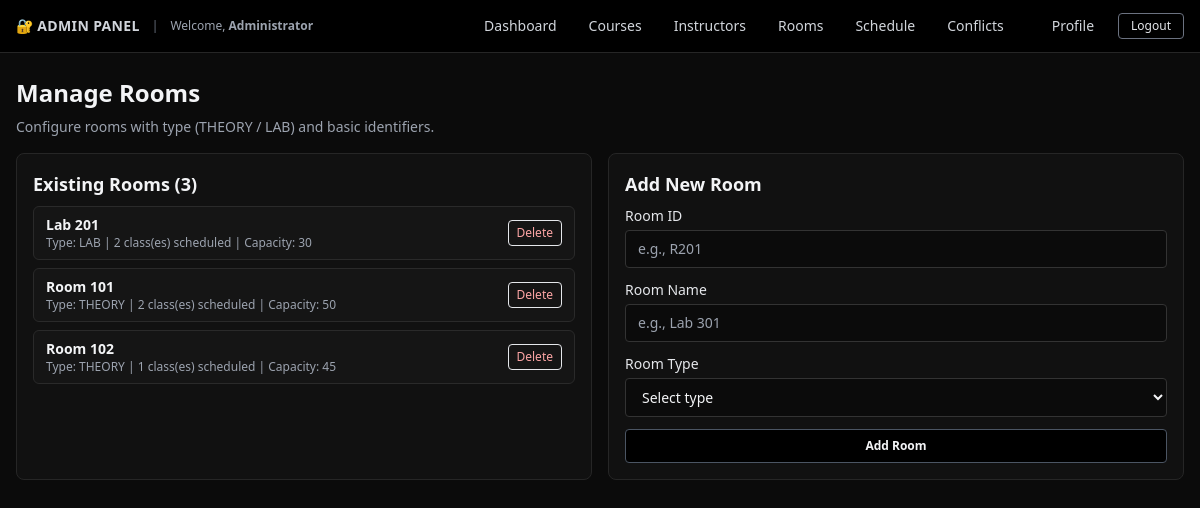
Page /pages/admin/rooms.php (signed in) on the committed database.
### tables this page shows
CREATE TABLE rooms (
  id VARCHAR(20) PRIMARY KEY,
  name VARCHAR(255) NOT NULL,
  type ENUM('THEORY', 'LAB') NOT NULL,
  capacity INT DEFAULT 40,
  created_at TIMESTAMP DEFAULT CURRENT_TIMESTAMP,
  updated_at TIMESTAMP DEFAULT CURRENT_TIMESTAMP ON UPDATE CURRENT_TIMESTAMP
);

### includes/data.php (called while the page is built, shortened)
<?php
require_once __DIR__ . '/../config/db.php';
function getRooms() {
    global $conn;
    $result = $conn->query("SELECT * FROM rooms ORDER BY name ASC");
    $rooms = [];
    while ($row = $result->fetch_assoc()) {
        $rooms[] = $row;
    }
    return $rooms;
}
function getScheduleEntries() {
    global $conn;
    $result = $conn->query("SELECT * FROM schedule_entries ORDER BY timeslot_id ASC");
    $entries = [];
    while ($row = $result->fetch_assoc()) {
        $entries[] = $row;
    }
    return $entries;
}
?>

### pages/admin/rooms.php (the view, shortened to what this page needs)
<?php
include 'includes/admin_shell.php';
include 'includes/data.php';
$rooms = getRooms();
$scheduleEntries = getScheduleEntries();
?>
<h1 class="text-2xl font-bold mb-2 text-gray-100">
    Manage Rooms
</h1>
<p class="text-sm text-gray-400 mb-4">
    Configure rooms with type (THEORY / LAB) and basic identifiers.
</p>
<div class="grid gap-4 md:grid-cols-2">
    <div class="bg-[#111111] border border-[#262626] rounded-lg p-4">
        <h2 class="text-lg font-semibold mb-2 text-gray-100">
            Existing Rooms (<?php echo count($rooms); ?>)
        </h2>
        <ul class="space-y-2 text-sm">
            <?php foreach ($rooms as $room): ?>
                <?php
                $roomSchedules = array_filter($scheduleEntries, function($e) use ($room) {
                    return $e['room_id'] === $room['id'];
                });
                ?>
                <li class="flex items-center justify-between bg-[#151515] border border-[#2a2a2a] rounded-md px-3 py-2">
                    <div>
                        <div class="text-gray-100 font-semibold"><?php echo htmlspecialchars($room['name']); ?></div>
                        <div class="text-xs text-gray-400">
                            Type: <?php echo htmlspecialchars($room['type']); ?> |
                            <?php echo count($roomSchedules); ?> class(es) scheduled |
                            Capacity: <?php echo htmlspecialchars($room['capacity']); ?>
                        </div>
                    </div>
                    <form method="POST" style="display:inline;">
                        <button type="submit" class="text-xs px-2 py-1 rounded border border-red-600 text-red-300 hover:bg-red-900">
                            Delete
                        </button>
                    </form>
                </li>
            <?php endforeach; ?>
        </ul>
    </div>
    <div class="bg-[#111111] border border-[#262626] rounded-lg p-4">
        <h2 class="text-lg font-semibold mb-2 text-gray-100">
            Add New Room
        </h2>
        <form method="POST" class="space-y-3 text-sm">
            <div>
                <label class="block mb-1 text-gray-200">Room ID</label>
                <input
                    type="text"
                    name="id"
                    class="w-full rounded bg-[#0b0b0b] border border-[#333333] px-3 py-2 text-gray-100 focus:outline-none focus:ring-2 focus:ring-gray-500"
                    placeholder="e.g., R201"
                    required
                />
            </div>
            <div>
                <label class="block mb-1 text-gray-200">Room Name</label>
                <input
                    type="text"
                    name="name"
                    class="w-full rounded bg-[#0b0b0b] border border-[#333333] px-3 py-2 text-gray-100 focus:outline-none focus:ring-2 focus:ring-gray-500"
                    placeholder="e.g., Lab 301"
                    required
                />
            </div>
            <div>
                <label class="block mb-1 text-gray-200">Room Type</label>
                <select
                    name="type"
                    class="w-full rounded bg-[#0b0b0b] border border-[#333333] px-3 py-2 text-gray-100 focus:outline-none focus:ring-2 focus:ring-gray-500"
                    required
                >
                    <option value="">Select type</option>
                </select>
            </div>
            <button
                type="submit"
                name="action"
                value="add_room"
                class="mt-2 rounded bg-black text-gray-100 px-4 py-2 text-xs font-semibold border border-gray-600 hover:bg-[#050505] w-full"
            >
                Add Room
            </button>
        </form>
    </div>
</div>
<?php include 'includes/admin_shell_footer.php'; ?>

### rows in the picture
rooms: name "Lab 201", type "LAB", count($roomSchedules) "2", capacity "30"
rooms: name "Room 101", type "THEORY", count($roomSchedules) "2", capacity "50"
rooms: name "Room 102", type "THEORY", count($roomSchedules) "1", capacity "45"

### other values in the picture
$adminFullName "Administrator"
count($rooms) "3"
